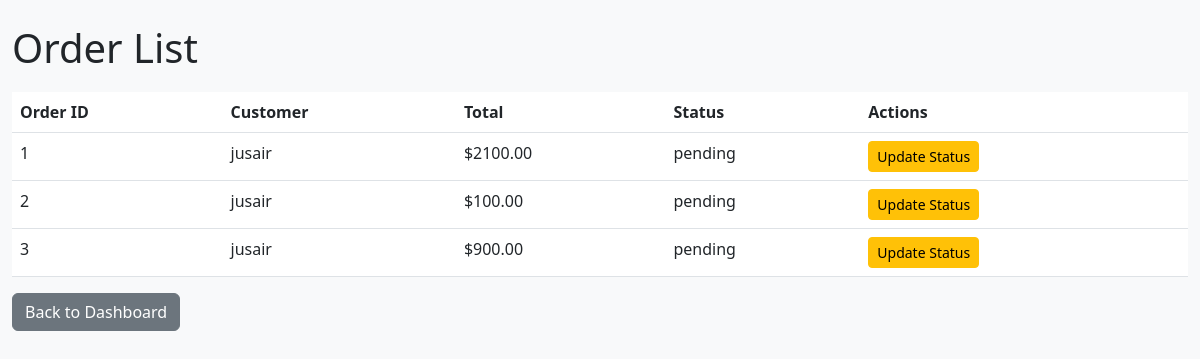
The app's page /shops/orders/ (signed in), older data.
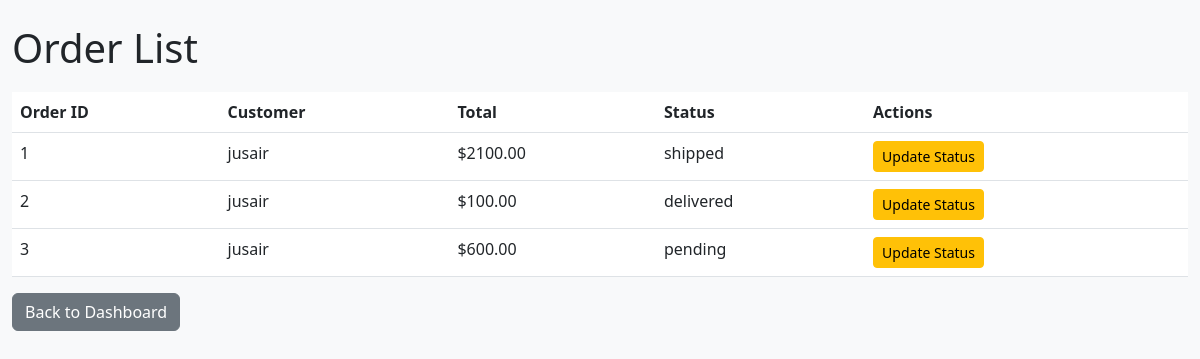
The same page, newer data.
### orders/models.py (models this page shows, shortened)
class Order(models.Model):
    customer = models.ForeignKey(Customer, on_delete=models.CASCADE, related_name='orders')
    outlet = models.ForeignKey(Shop, on_delete=models.CASCADE, related_name='orders')  # Link to the outlet (shop)
    created_at = models.DateTimeField(auto_now_add=True)
    status = models.CharField(max_length=50, choices=[
        ('pending', 'Pending'),
        ('processing', 'Processing'),
        ('shipped', 'Shipped'),
        ('delivered', 'Delivered'),
        ('cancelled', 'Cancelled'),
    ], default='pending')
    total_calories = models.PositiveIntegerField(default=0)  # Total calories in the order
    @property
    def total_price(self):
        return sum(item.product.price * item.quantity for item in self.items.all())

class OrderItem(models.Model):
    order = models.ForeignKey(Order, on_delete=models.CASCADE, related_name='items')
    product = models.ForeignKey('products.Product', on_delete=models.CASCADE)
    quantity = models.PositiveIntegerField(default=1)

### products/models.py (models this page shows, shortened)
class Product(models.Model):
    name = models.CharField(max_length=255)
    description = models.TextField()
    price = models.DecimalField(max_digits=10, decimal_places=2)
    image = models.ImageField(upload_to='product_images/', blank=True, null=True)
    calories_per_100g = models.PositiveIntegerField(help_text="Calories per 100g of the product")
    outlet = models.ForeignKey(Shop, on_delete=models.CASCADE, related_name='products')  # Link to the outlet (shop)
    stock = models.PositiveIntegerField(default=0)
    created_at = models.DateTimeField(auto_now_add=True)
    updated_at = models.DateTimeField(auto_now=True)
    category = models.ForeignKey(Category, on_delete=models.SET_NULL, null=True, blank=True)
    species = models.ManyToManyField(Species, blank=True)  # ✅ Allow multiple species

### users/models.py (models this page shows, shortened)
class Customer(models.Model):
    user = models.OneToOneField(User, on_delete=models.CASCADE, unique=True)  # Ensure uniqueness
    profile_photo = models.ImageField(upload_to='profile_photos/', blank=True, null=True)
    phone_number = models.CharField(max_length=15, blank=True, null=True)
    address = models.TextField(blank=True, null=True)
    location = models.CharField(max_length=255, blank=True, null=True)

### shops/views.py (the view)
# urls.py: path('orders/', views.shop_orders, name='shop_orders'),
@login_required
def shop_orders(request):
    shop = get_object_or_404(Shop, shop_owner=request.user)
    orders = Order.objects.filter(outlet=shop)  # Use `outlet` instead of `shop`
    return render(request, 'shops/order_list.html', {'orders': orders})

### shops/templates/shops/order_list.html
{% extends 'base.html' %}
{% block content %}
<h1>Order List</h1>
<table class="table">
    <thead>
        <tr>
            <th>Order ID</th>
            <th>Customer</th>
            <th>Total</th>
            <th>Status</th>
            <th>Actions</th>
        </tr>
    </thead>
    <tbody>
        {% for order in orders %}
        <tr>
            <td>{{ order.id }}</td>
            <td>{{ order.customer.user.username }}</td>
            <td>${{ order.total_price }}</td>
            <td>{{ order.status }}</td>
            <td>
                <a href="{% url 'update_order_status' order.id %}" class="btn btn-warning btn-sm">Update Status</a>
            </td>
        </tr>
        {% endfor %}
    </tbody>
</table>
<a href="{% url 'shop_dashboard' %}" class="btn btn-secondary">Back to Dashboard</a>
{% endblock %}

Row changes from the older to the newer data that the page shows:
changed Order id 1: status "pending" → "shipped"
changed Order id 2: status "pending" → "delivered"
computed for Order "pending": total_price "900.00" → "600.00"
